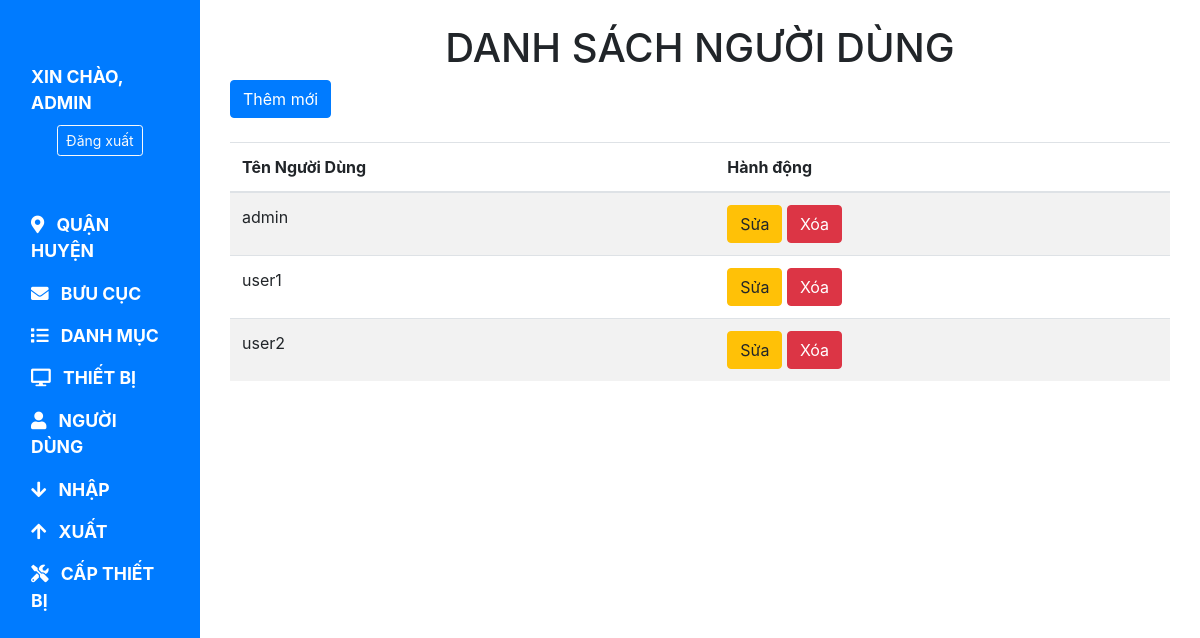
Screenshot of /public/views/user.php (signed in) with the database file from the repository.
### tables this page shows
CREATE TABLE users (
    ten_nguoi_dung VARCHAR(50) PRIMARY KEY,
    mat_khau VARCHAR(128) NOT NULL
);

### public/dao/user_dao.php (called while the page is built, shortened)
<?php
include 'db.php';
function getAllUsers() {
    global $conn;
    try {
        $stmt = $conn->prepare("SELECT * FROM users");
        $stmt->execute();
        return $stmt->fetchAll(PDO::FETCH_ASSOC);
    } catch (PDOException $e) {
        echo "Error: " . $e->getMessage();
        return [];
    }
}
?>

### public/views/user.php (the view, shortened to what this page needs)
<?php
include '../dao/user_dao.php';
$userList = getAllUsers();
?>
<?php include 'header.php'; ?>
<div class="container">
    <h1 class="mt-4 text-uppercase text-center">Danh sách Người Dùng</h1>
    <button type="button" class="btn btn-primary" data-toggle="modal" data-target="#addModal">Thêm mới</button>
    <table class="table table-striped mt-4">
        <thead>
            <tr>
                <th>Tên Người Dùng</th>
                <th>Hành động</th>
            </tr>
        </thead>
        <tbody>
            <?php foreach ($userList as $user): ?>
            <tr>
                <td><?php echo $user['ten_nguoi_dung']; ?></td>
                <td>
                    <button type="button" class="btn btn-warning" data-toggle="modal" data-target="#updateModal" data-ten_nguoi_dung="<?php echo $user['ten_nguoi_dung']; ?>">Sửa</button>
                    <button type="button" class="btn btn-danger" data-toggle="modal" data-target="#deleteModal" data-ten_nguoi_dung="<?php echo $user['ten_nguoi_dung']; ?>">Xóa</button>
                </td>
            </tr>
            <?php endforeach; ?>
        </tbody>
    </table>
</div>
<?php include 'footer.php'; ?>

### rows the page displays
users: ten_nguoi_dung "admin"
users: ten_nguoi_dung "user1"
users: ten_nguoi_dung "user2"

### other values shown
$ten_nguoi_dung "ADMIN"
